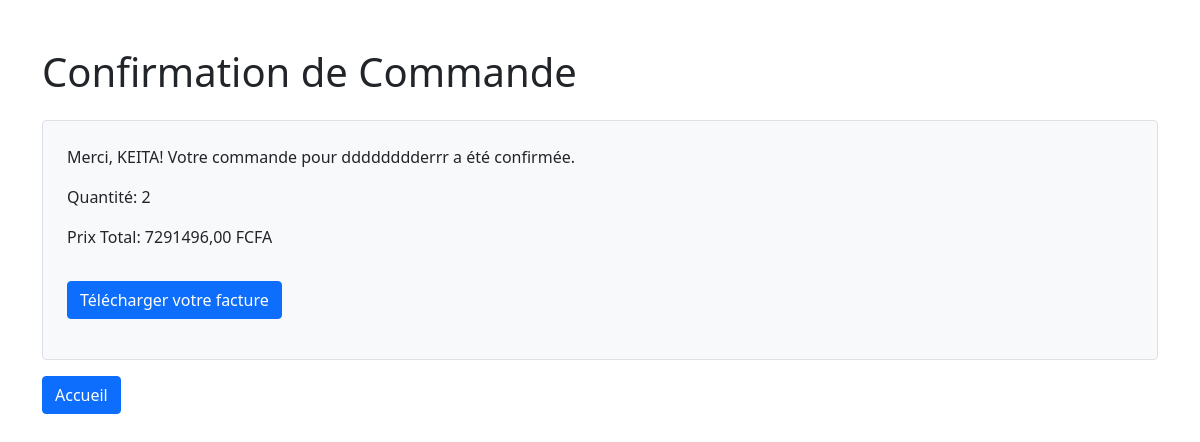
Page /order_confirmation_authenticated/ (signed in) on the committed database.
### ConfortMLapp/models.py (models this page shows, shortened)
class Order(models.Model):
        shop = models.ForeignKey(Shop, on_delete=models.CASCADE)
        quantity = models.PositiveIntegerField()
        total_price = models.DecimalField(max_digits=10, decimal_places=2)
        customer_name = models.CharField(max_length=100)
        customer_phone = models.CharField(max_length=15)
        customer_address = models.TextField()
        payment_status = models.BooleanField(default=False)
        invoice_pdf = models.FileField(upload_to='invoices/', blank=True, null=True)
        user = models.ForeignKey(User, on_delete=models.CASCADE, blank=True, null=True)  # Facultatif

class Shop(models.Model):
    categorie = models.ForeignKey(Categorie, on_delete=models.CASCADE, related_name='produits')
    name = models.CharField(max_length=100)
    price = models.DecimalField(max_digits=10, decimal_places=0)
    quantity_stock = models.PositiveIntegerField(default=0)
    quantity_minimale = models.PositiveIntegerField(default=12)
    description = models.TextField()
    image = models.ImageField(upload_to='produit_images/')

### ConfortMLapp/views.py (the view)
# urls.py: path('order_confirmation_authenticated/', views.order_confirmation_authenticated, name='order_confirmation_authenticated'),
@login_required
def order_confirmation_authenticated(request):
    orders = Order.objects.filter(user=request.user).order_by('-id')
    return render(request, 'order_confirmation_authenticated.html', {'orders': orders})

### ConfortMLapp/templates/order_confirmation_authenticated.html (shortened to what this page needs)
{% load static %}
<!DOCTYPE html>
<html lang="fr">
<head>
    <link rel="stylesheet" href="{% static 'css/bootstrap.min.css' %}">
</head>
<body>
<div class="container mt-5">
    <h1>Confirmation de Commande</h1>
    {% for order in orders %}
    <div class="order-details mt-4 p-4 bg-light border rounded">
        <p>Merci, {{ order.customer_name }}! Votre commande pour {{ order.shop.name }} a été confirmée.</p>
        <p>Quantité: {{ order.quantity }}</p>
        <p>Prix Total: {{ order.total_price }} FCFA</p>
        {% if order.invoice_pdf %}
        <p><a href="{{ order.invoice_pdf.url }}" target="_blank" class="btn btn-primary mt-3">Télécharger votre facture</a></p>
        {% endif %}
    </div>
    {% endfor %}
    <a href="{% url 'index' %}" class="btn btn-primary mt-3">Accueil</a>
</div>
</body>
</html>

### rows in the picture
Order: customer_name "KEITA", shop.name "dddddddderrr", quantity "2", total_price "7291496,00"
